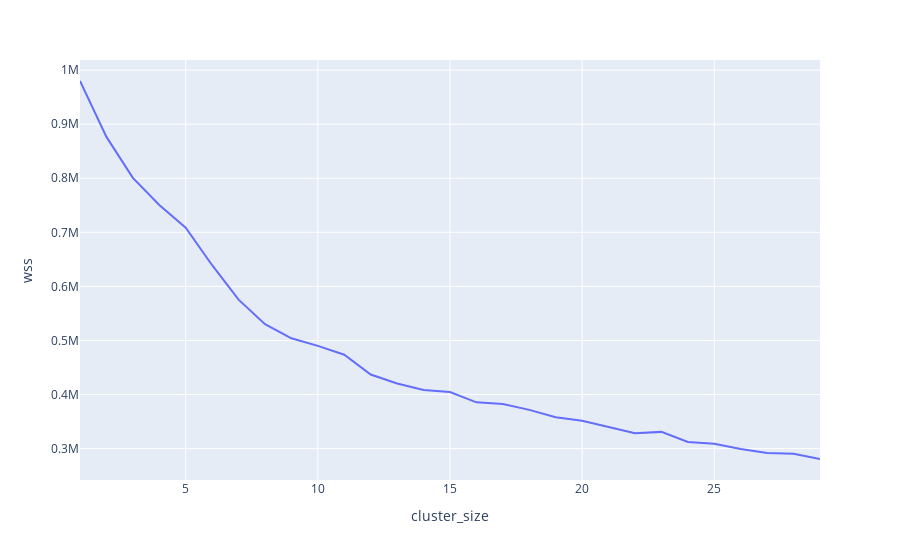

Notebook code cell kept with this figure:
### Code cell
fig = px.line(metrics, x='cluster_size', y='wss')
fig.show()

### Figure 1 — Plotly figure (JSON) as saved in the notebook; plotly's stock layout.template omitted (floating-point values rounded to 4 significant figures)
{"data": [{"hovertemplate": "cluster_size=%{x}<br>wss=%{y}<extra></extra>", "legendgroup": "", "line": {"color": "#636efa", "dash": "solid"}, "mode": "lines", "name": "", "orientation": "v", "showlegend": false, "type": "scatter", "x": [1, 2, 3, 4, 5, 6, 7, 8, 9, 10, 11, 12, 13, 14, 15, 16, 17, 18, 19, 20, 21, 22, 23, 24, 25, 26, 27, 28, 29], "xaxis": "x", "y": [979900.0, 876500.0, 800800.0, 750500.0, 708600.0, 639200.0, 575500.0, 530200.0, 504000.0, 489900.0, 473600.0, 437000.0, 420400.0, 408300.0, 404500.0, 385500.0, 382400.0, 371700.0, 358200.0, 351500.0, 339800.0, 328300.0, 330900.0, 312400.0, 309100.0, 299200.0, 291800.0, 290500.0, 280700.0], "yaxis": "y"}], "layout": {"legend": {"tracegroupgap": 0}, "margin": {"t": 60}, "xaxis": {"anchor": "y", "domain": [0, 1], "title": {"text": "cluster_size"}}, "yaxis": {"anchor": "x", "domain": [0, 1], "title": {"text": "wss"}}}}
